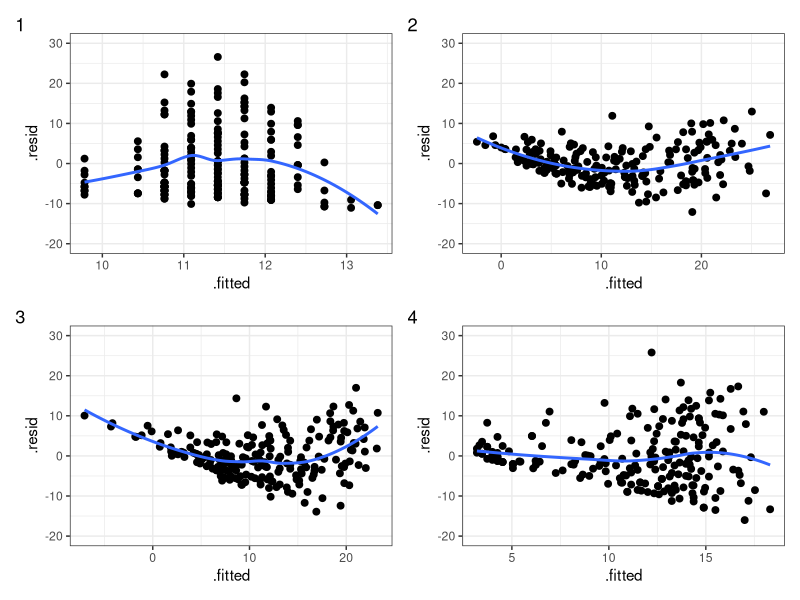

Write R code to recreate this figure.
## ---- chunk 1
#| include: false
set.seed(2112)
## ---- chunk 2
#| echo: false
#| eval: true
#| fig-height: 4.5
#| fig-width: 12
library(patchwork)
library(ggplot2)
library(mlbench)
library(broom)
data(Ozone)
theme_set(theme_bw())

Ozone <- Ozone[complete.cases(Ozone), ]

lm1 <- augment(lm(V4 ~ V6, data = Ozone))
lm2 <- augment(lm(V4 ~ V6 + V7, data = Ozone))
lm3 <- augment(lm(V4 ~ V6 + V7 + V5, data = Ozone))
lm4 <- augment(lm(V4 ~ V6 + V7 + V5 + V8 + V9 + V10, data = Ozone))

g1 <- ggplot(lm1) + aes(x = .fitted, y = .resid)
g2 <- ggplot(lm2) + aes(x = .fitted, y = .resid)
g3 <- ggplot(lm3) + aes(x = .fitted, y = .resid)
g4 <- ggplot(lm4) + aes(x = .fitted, y = .resid)

(g1 + g4) / (g3 + g2)+
    plot_annotation(tag_levels = '1') & geom_point(size = 2) &
    geom_smooth(method = "loess", formula = y ~ x, se = FALSE) &
    coord_cartesian(ylim = c(-20, 30)) 

